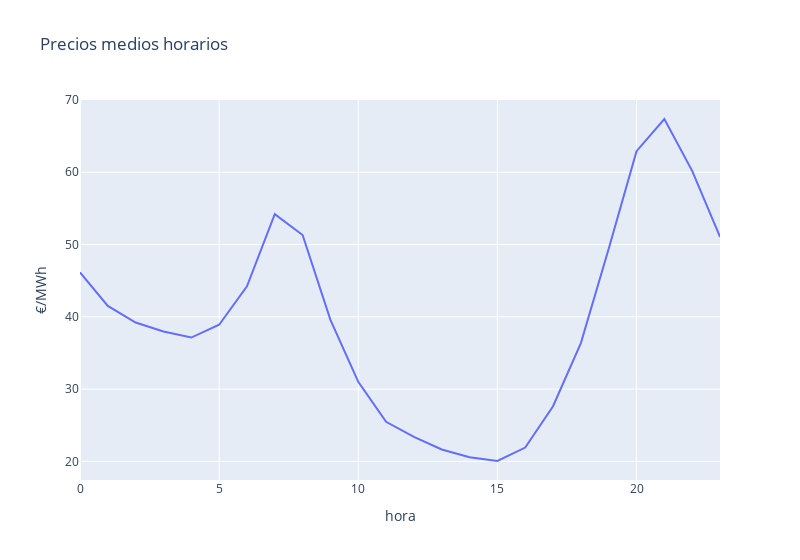

Notebook source saved alongside this figure:
### Code cell
graf_horaria=px.line(pt_curva_horaria,x='hora',y='value',
                     title="Precios medios horarios",
                     labels={'value': '€/MWh'},
                     width=800)
graf_horaria

### Figure 1 — Plotly figure (JSON) as saved in the notebook; plotly's stock layout.template omitted (floating-point values rounded to 4 significant figures)
{"data": [{"hovertemplate": "hora=%{x}<br>€/MWh=%{y}<extra></extra>", "legendgroup": "", "line": {"color": "#636efa", "dash": "solid"}, "marker": {"symbol": "circle"}, "mode": "lines", "name": "", "orientation": "v", "showlegend": false, "type": "scatter", "x": [0, 1, 2, 3, 4, 5, 6, 7, 8, 9, 10, 11, 12, 13, 14, 15, 16, 17, 18, 19, 20, 21, 22, 23], "xaxis": "x", "y": [46.15, 41.5, 39.21, 37.97, 37.13, 38.9, 44.21, 54.21, 51.32, 39.57, 31, 25.47, 23.4, 21.65, 20.58, 20.05, 21.91, 27.63, 36.37, 49.42, 62.92, 67.37, 60.19, 51.06], "yaxis": "y"}], "layout": {"legend": {"tracegroupgap": 0}, "title": {"text": "Precios medios horarios"}, "width": 800, "xaxis": {"anchor": "y", "domain": [0, 1], "title": {"text": "hora"}}, "yaxis": {"anchor": "x", "domain": [0, 1], "title": {"text": "€/MWh"}}}}
